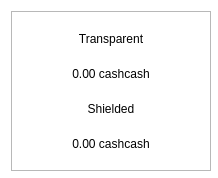
<?xml version="1.0" encoding="UTF-8"?>
<ui version="4.0">
 <class>BalanceBubble</class>
 <widget class="QWidget" name="BalanceBubble">
  <property name="geometry">
   <rect>
    <x>0</x>
    <y>0</y>
    <width>218</width>
    <height>178</height>
   </rect>
  </property>
  <property name="minimumSize">
   <size>
    <width>218</width>
    <height>178</height>
   </size>
  </property>
  <property name="maximumSize">
   <size>
    <width>250</width>
    <height>178</height>
   </size>
  </property>
  <property name="windowTitle">
   <string>Form</string>
  </property>
  <property name="styleSheet">
   <string notr="true">#BalanceBubble{
background-color:transparent
}</string>
  </property>
  <layout class="QVBoxLayout" name="verticalLayout_2">
   <property name="spacing">
    <number>0</number>
   </property>
   <item>
    <widget class="QFrame" name="frame">
     <property name="minimumSize">
      <size>
       <width>200</width>
       <height>160</height>
      </size>
     </property>
     <property name="maximumSize">
      <size>
       <width>250</width>
       <height>160</height>
      </size>
     </property>
     <property name="styleSheet">
      <string notr="true"/>
     </property>
     <property name="frameShape">
      <enum>QFrame::StyledPanel</enum>
     </property>
     <property name="frameShadow">
      <enum>QFrame::Raised</enum>
     </property>
     <property name="lineWidth">
      <number>10</number>
     </property>
     <layout class="QVBoxLayout" name="verticalLayout">
      <property name="spacing">
       <number>0</number>
      </property>
      <item>
       <layout class="QHBoxLayout" name="horizontalLayout">
        <item>
         <widget class="QLabel" name="lblFirst">
          <property name="styleSheet">
           <string notr="true"/>
          </property>
          <property name="text">
           <string>Transparent</string>
          </property>
          <property name="alignment">
           <set>Qt::AlignCenter</set>
          </property>
         </widget>
        </item>
       </layout>
      </item>
      <item>
       <widget class="QLabel" name="textTransparent">
        <property name="styleSheet">
         <string notr="true"/>
        </property>
        <property name="text">
         <string>0.00 cashcash</string>
        </property>
        <property name="alignment">
         <set>Qt::AlignCenter</set>
        </property>
       </widget>
      </item>
      <item>
       <widget class="QLabel" name="lblSecond">
        <property name="styleSheet">
         <string notr="true"/>
        </property>
        <property name="text">
         <string>Shielded</string>
        </property>
        <property name="alignment">
         <set>Qt::AlignCenter</set>
        </property>
       </widget>
      </item>
      <item>
       <widget class="QLabel" name="textShielded">
        <property name="styleSheet">
         <string notr="true"/>
        </property>
        <property name="text">
         <string>0.00 cashcash</string>
        </property>
        <property name="alignment">
         <set>Qt::AlignCenter</set>
        </property>
       </widget>
      </item>
     </layout>
    </widget>
   </item>
  </layout>
 </widget>
 <resources/>
 <connections/>
</ui>
